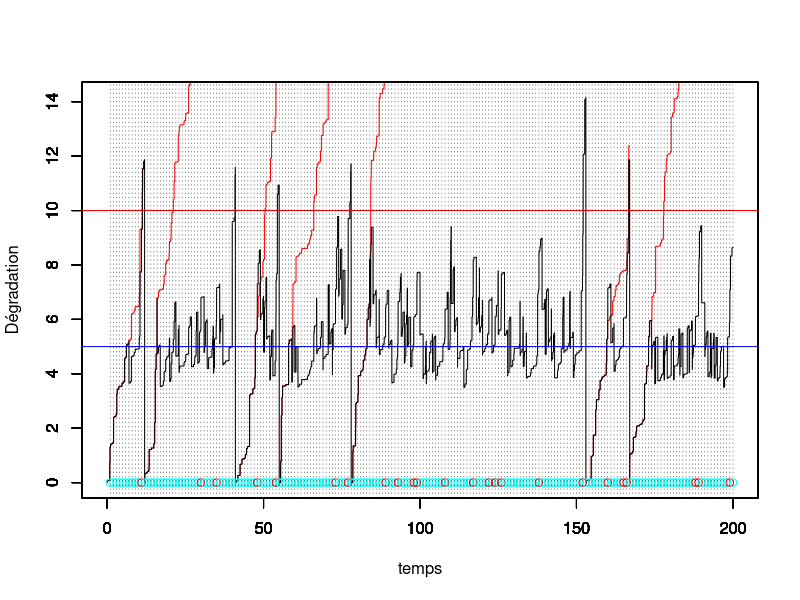
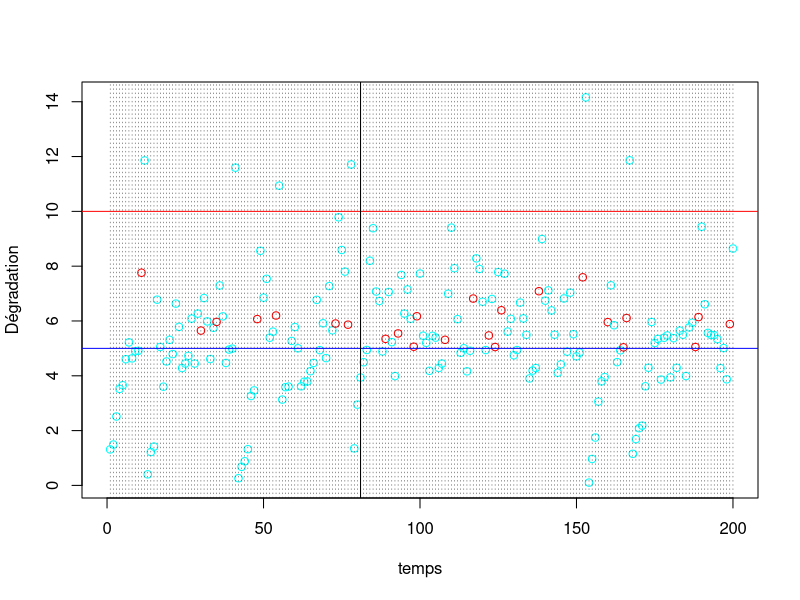
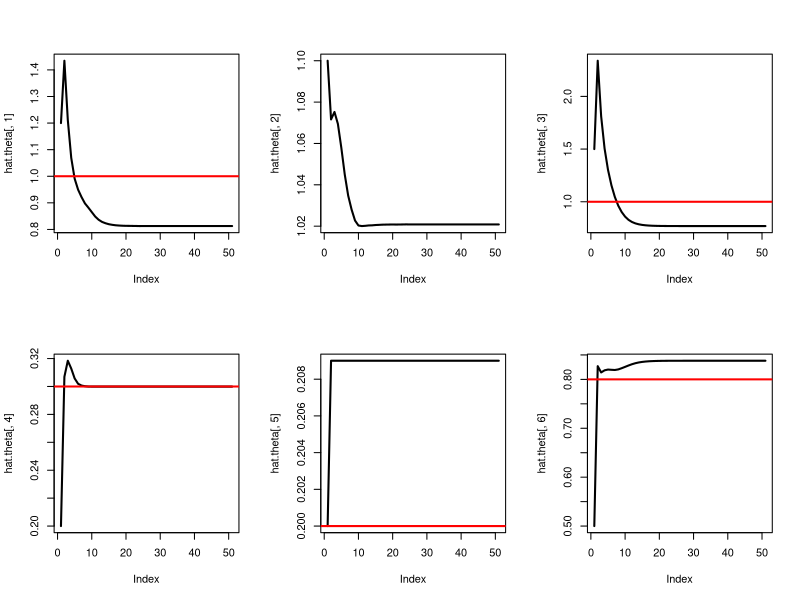

Generate these figures, in order, with R:
#### Programme de simulation lorsqu'on observe uniquement la dégradation juste avant l'inspection
#### avec deux effets de la maintenance :
#### ARD inf avec rho in [0,1] avec proba p
#### ARD inf avec rho' pour les réparations néfastes avec proba 1-p



rm(list=ls())
library(ggplot2)
library(tidyverse)

tau <- 1 # intervalle inter-inspection
rho <- 0.3 # parametre ARDinf pour les maintenances efficaces avec proba p
rho_w <- 0.2 # parametre ARDinf pour les maintenances néfastes avec proba 1-p
p <- 0.8 # proba que la maintenance préventive soit efficace


L <- 5 # seuil pour MP
M <- 10 # seuil pout MC
tps.final <- 200 # fenêtre d'observation du processus

id.newcycle <- FALSE # Initialisation du nb de cycle de renouvellement

#set.seed(123)
# Simulation d'un processus gamma jusqu'au temps final
pas = 0.01 # pas de temps pour simuler le processus

alpha = 1 # paramètre de forme de Gamma a = alpha (t)^beta
beta = 1 # paramètre de forme  de Gamma
b=1   # paramètre d'échelle du Gamma
temps = seq(from = 0,to = tps.final,by = pas)

theta <-c(alpha,beta,b,rho,rho_w,p)


n=length(temps)

nb.inspections<- floor(tps.final/tau) # nombre d'inspections max pendant la fenêtre d'observation.

temps.insp<-temps[tau/pas*(1:nb.inspections)+1] # temps des inspections (t_i dans le papier)

obs<-numeric(nb.inspections) # données observées (pendant les inspections, à t_j^-)
vect.b<-rep(1,nb.inspections) # données non observées =1 si PM efficace, 0 si worse
Delta.P <-rep(0,nb.inspections) # Données observées = 1 si renouvellement

j<-1 # indicateur prochaine inspection
j.newcycle <- 0 # identifier le j où nouveau cycle
nb.cycles <- 1 # compteur de cycles

x=matrix(nrow=nb.inspections,ncol = n) # processus Gamma simulé, nb.lignes = nb.cycles
x[nb.cycles,1] = 0     # initialisation du processus Gamma = 0 à t=0
for(i in 2:n){
  x[nb.cycles,i] = x[nb.cycles,i-1] + rgamma(1,scale = b, shape = alpha*(temps[i]^beta-temps[i-1]^beta))
}
y=numeric(n) # processus Gamma maintenu
y.tilde=numeric(n) # processus Gamma maintenu
y[1]<-0
y.tilde[1]<-0

while (j<=nb.inspections) {
  # boucle sur un cycle de renouvellement
  if (id.newcycle){
    # on resimule un x depuis 0
    x[nb.cycles,1] = 0     # initialisation du processus Gamma = 0 à t=0
    for(i in 2:n){
      x[nb.cycles,i] = x[nb.cycles,i-1] + rgamma(1,scale = b, shape = alpha*(temps[i]^beta-temps[i-1]^beta))
    }
    id.newcycle <- FALSE
  }
  
  y.tilde[((j-1)*tau/pas+2):(j*(tau/pas)+1)]<-y[((j-1)*tau/pas+2):(j*(tau/pas)+1)]<-y[(j-1)*tau/pas+1]+ x[nb.cycles,((j-j.newcycle-1)*tau/pas+2):((j-j.newcycle)*(tau/pas)+1)]- x[nb.cycles,(j-j.newcycle-1)*tau/pas+1]
  
  obs[j]<-y[j*tau/pas+1] # état dégradation à l'inspection (t_j^-)
  
  if (obs[j] < L) {
    print("no action")
  } else {
    if (obs[j]<M) {
      u<-runif(1)
      if (u>p) vect.b[j]<-0
      ifelse(u<=p,y[j*tau/pas+1]<-(1-rho)*y[j*tau/pas+1],y[j*tau/pas+1]<-(1+rho_w)*y[j*tau/pas+1])
       # on écrase (ARD infini)
    } else {
      y[j*tau/pas+1]<-0
      id.newcycle <- TRUE
      j.newcycle <- j
      nb.cycles <- nb.cycles+1
      Delta.P[j]<-1
    }
  }
  j<-j+1
}

vect.u <- (obs<M)*(obs>L) # indicatrice u_i


#df <- data.frame(temps,x,y)
#mygraph <- ggplot(df,aes(x = temps)) +  
#  geom_line(aes(y = y), color = "darkred") +
#  geom_line(aes(y = x), color="steelblue", linetype="twodash") +
#  geom_abline(slope = 0,intercept = L,color="blue") +
#  geom_abline(slope = 0,intercept = M,color="red")


temps.cycle<-c(0,tau*which(obs>M),tps.final)
indice.temps.cycle <- c(1,tau/pas*(which(obs>M))+1,length(temps))


for (k in 1:nb.cycles){
  plot(temps[indice.temps.cycle[k]:indice.temps.cycle[k+1]],x[k,1:(indice.temps.cycle[k+1]-indice.temps.cycle[k]+1)],col="red",type="l",ylim = c(0,max(y.tilde)),xlim = c(0,tps.final),xlab="",ylab="")
  par(new=T)
}

plot(temps,y.tilde,type="l",ylim=c(0,max(y.tilde)),xlim = c(0,tps.final),ylab="",xlab="")


par(new=T)
vect.b.fact <- factor(vect.b)
mescouleurs <- rainbow(length(levels(vect.b.fact)))
plot(tau*(1:nb.inspections),numeric(length = nb.inspections),ylim=c(0,max(y.tilde)),type="p",xlim = c(0,tps.final),xlab = "temps",ylab="Dégradation",col=mescouleurs[vect.b.fact])
abline(h=L,col="blue")
abline(h=M,col="red")
abline(v=tau*(1:nb.inspections), lty =3, col = grey(0.1), lwd = 0.45)

vect.b.fact <- factor(vect.b)
mescouleurs <- rainbow(length(levels(vect.b.fact)))
plot(1:nb.inspections,obs,type="p",xlim = c(0,tps.final),xlab = "temps",ylab="Dégradation",col=mescouleurs[vect.b.fact])
abline(h=L,col="blue")
abline(h=M,col="red")
abline(v=tau*(1:nb.inspections), lty =3, col = grey(0.1), lwd = 0.45)
abline(v=81)




#abline(v = tau*(1:nb.inspection))

#####################################
############## Algo EM ##############
#####################################

# initialisation des paramètres
K<- 50

hat.theta<-matrix(nrow=K+1,ncol=6)
hat.theta[1,] <- c(1.2,1.1,1.5,0.2,0.2,0.5) # (alpha,beta,b,rho,rho^\prime,p)

# On ne définit les p.tildes[i] que lorsque u_{i-1}=1 
ind.u<-which(vect.u[1:(nb.inspections-1)]==1)

# Indice intervenant dans les sommes (i.e tel que u_{i-1}=1)
ind.i.u<-rep(0,nb.inspections)
ind.i.u[ind.u+1] <- 1

# indice i lorsque Delta_{i-1}=1
ind.Delta<-which(Delta.P==1)

ind.i.Delta<-rep(0,nb.inspections)
ind.i.Delta[ind.Delta+1] <- 1

#Définition des y_{t_{i-1}}
obs.pre<-c(0,obs[1:(nb.inspections-1)])*(1-ind.i.Delta)

temps.insp.pre <- c(0,temps.insp[1:(nb.inspections-1)])

data <- data.frame(temps.insp,temps.insp.pre,obs,obs.pre,vect.u,vect.b,ind.i.u,Delta.P,ind.i.Delta)



data1 <- filter(data,ind.i.u==1) # On ne garde que les y_i tq u_{i-1}=1
#data0 <- filter(data,ind.i.u==0)

delta <- hat.theta[1,1]*(data$temps.insp^hat.theta[1,2]-data$temps.insp.pre^hat.theta[1,2])



  
#p.tilde <- (hat.theta[1,6]*dgamma(obs-(1-c(0,Delta.P[1:(nb.inspections-1)]))*(1-hat.theta[1,4])^(c(0,vect.u[1:(nb.inspections-1)]))*c(0,obs[1:(nb.inspections-1)]),delta,rate=hat.theta[1,3]))/(hat.theta[1,6]*dgamma(obs-(1-c(0,Delta.P[1:(nb.inspections-1)]))*(1-hat.theta[1,4])^(c(0,vect.u[1:(nb.inspections-1)]))*c(0,obs[1:(nb.inspections-1)]),delta,rate=hat.theta[1,3])+(1-hat.theta[1,6])*dgamma(obs-(1-c(0,Delta.P[(nb.inspections-1)]))*(1+hat.theta[1,5])^(c(0,vect.u[1:(nb.inspections-1)]))*c(0,obs[1:(nb.inspections-1)]),delta,rate=hat.theta[1,3]))

# p.tilde uniquement défini lorsque u_{i-1}=1

p.tilde <- ifelse(data1$obs/data1$obs.pre<=1,1,(hat.theta[1,6]*dgamma(data$obs[ind.i.u==1]-(1-hat.theta[1,4])*data$obs.pre[ind.i.u==1],delta[ind.i.u==1],rate=hat.theta[1,3]))/(hat.theta[1,6]*dgamma(data$obs[ind.i.u==1]-(1-hat.theta[1,4])*data$obs.pre[ind.i.u==1],delta[ind.i.u==1],rate=hat.theta[1,3])+(1-hat.theta[1,6])*dgamma(data$obs[ind.i.u==1]-(1+hat.theta[1,5])*data$obs.pre[ind.i.u==1],delta[ind.i.u==1],rate=hat.theta[1,3])))



data.temp<-data.frame(data1,p.tilde)
data1.rhow<-filter(data.temp,p.tilde<1)

# Définition de la borne inf pour rho
lower.rho <- max(1-data1$obs/data1$obs.pre)

# Définition de la borne sup pour rhow en enlevant les cas où p.tilde = 1
upper.rhow <- min(data1.rhow$obs/data1.rhow$obs.pre-1)




#data1.rho<-filter(data1,comp.p.tilde>0)

# forcer les p.tilde = 1 lorsque y_i/y_{i-1}<1 !

# p.tilde[which(data1$obs/data1$obs.pre<=1)] <- 1

for (k in 2:(K+1)){
  hat.theta[k,6]<-mean(p.tilde) # mise à jour de p
  # Calcul des delta_i
  num.b<-sum(hat.theta[k-1,1]*(temps.insp^hat.theta[k-1,2]-(c(0,temps.insp[1:(nb.inspections-1)]))^hat.theta[k-1,2]))
  
  det.b.1 <- sum(data$obs[ind.i.u==0]-data$obs.pre[ind.i.u==0])
  det.b.2 <- sum(p.tilde*(data$obs[ind.i.u==1]-(1-hat.theta[k-1,4])*data$obs.pre[ind.i.u==1])+(1-p.tilde)*(data$obs[ind.i.u==1]-(1+hat.theta[k-1,5])*data$obs.pre[ind.i.u==1]))
 
  det.b<-det.b.1+det.b.2  
  hat.theta[k,3]<-num.b/det.b # mise à jour de b
  
  # Pour la mise à jour de rho et rho_w, on utilise optim car uniroot ne marche pas... 
  # En effet, plusieurs valeurs annulent la dérivée...
  
  f.rho <- Vectorize(function(x){
    y.rho <- data$obs[ind.i.u==1] - (1-x)*data$obs.pre[ind.i.u==1]
     
    logy.rho<-ifelse(y.rho<=0,-Inf,log(y.rho))
    
    return(-hat.theta[k,3]*sum(p.tilde*y.rho)+sum(p.tilde*(delta[ind.i.u==1]-1)*logy.rho))
  })
  hat.theta[k,4]<-optimize(f.rho,c(lower.rho,1),maximum = T)$maximum
  
  f.rhow <- Vectorize(function(x){
    
    # UNE COUILLE ICI 
    # cond <- (p.tilde < 1) & (ind.i.u == 1)
    delta.rhow <- hat.theta[k,1]*(data1.rhow$temps.insp^hat.theta[k,2]-data1.rhow$temps.insp.pre^hat.theta[k,2])
    # 
    y.rhow <-data1.rhow$obs - (1+x)*data1.rhow$obs.pre
    logy.rhow<-ifelse(y.rhow<=0,-Inf,log(y.rhow))
    return(-hat.theta[k,3]*sum((1-data1.rhow$p.tilde)*y.rhow)+sum((1-data1.rhow$p.tilde)*(delta.rhow-1)*logy.rhow))
  })
  
  
  hat.theta[k,5]<-optimize(f.rhow,c(0,upper.rhow),maximum = T)$maximum
  
  # Mise à jour de alpha et beta
  
  y.u.0 <- data$obs[ind.i.u==0]-(1-Delta.P[ind.i.u==0])*data$obs.pre[ind.i.u==0]
  y.rho  <- data$obs[ind.i.u==1]-(1-hat.theta[k,4])*data$obs.pre[ind.i.u==1]
  y.rhow <- data$obs[ind.i.u==1]-(1+hat.theta[k,5])*data$obs.pre[ind.i.u==1]
  logy.u.O <- ifelse(y.u.0<=0,-Inf,log(y.u.0))
  logy.rho<-ifelse(y.rho<=0,-Inf,log(y.rho))
  logy.rhow<-ifelse(y.rhow<=0,-Inf,log(y.rhow))
  
  
  f.ab <- function(x){
    delta.u.0 <- x[1]*(data$temps.insp[ind.i.u==0]^x[2]-data$temps.insp.pre[ind.i.u==0]^x[2])
    delta.u.1 <- x[1]*(data$temps.insp[ind.i.u==1]^x[2]-data$temps.insp.pre[ind.i.u==1]^x[2])
    delta.n   <- x[1]*(data$temps.insp^x[2]-data$temps.insp.pre^x[2]) # tous les delta_i
  
    return(sum(delta.n)*log(hat.theta[k,3])-sum(log(gamma(delta.n)))+sum((delta.u.0-1)*logy.u.O)+sum(p.tilde*(delta.u.1-1)*logy.rho+(1-p.tilde)*(delta.u.1-1)*ifelse(p.tilde==1,0,logy.rhow)))
  }
  hat.theta[k,1:2]<-optim(hat.theta[k-1,1:2],f.ab,control=list(fnscale=-1))$par
  
  
  
  # Mise à jour des delta.i
  delta <- hat.theta[k,1]*(data$temps.insp^hat.theta[k,2]-data$temps.insp.pre^hat.theta[k,2])
  
  # Mise à jour des p.tilde
  p.tilde <- ifelse(data1$obs/data1$obs.pre<=1,1,(hat.theta[k,6]*dgamma(data$obs[ind.i.u==1]-(1-hat.theta[k,4])*data$obs.pre[ind.i.u==1],delta[ind.i.u==1],rate=hat.theta[k,3]))/(hat.theta[k,6]*dgamma(data$obs[ind.i.u==1]-(1-hat.theta[k,4])*data$obs.pre[ind.i.u==1],delta[ind.i.u==1],rate=hat.theta[k,3])+(1-hat.theta[k,6])*dgamma(data$obs[ind.i.u==1]-(1+hat.theta[k,5])*data$obs.pre[ind.i.u==1],delta[ind.i.u==1],rate=hat.theta[k,3])))
  
  
  data.temp <- data.frame(data1,p.tilde)
  data1.rhow <- filter(data.temp,p.tilde<1)
  upper.rhow <- min(data1.rhow$obs/data1.rhow$obs.pre-1)
  
  
  print(paste("la valeur de alpha à l'étape ",k," est : ",hat.theta[k,1]))
  print(paste("la valeur de beta à l'étape ",k," est : ",hat.theta[k,2]))
  print(paste("la valeur de b à l'étape ",k," est : ",hat.theta[k,3]))
  print(paste("la valeur de rho à l'étape ",k," est : ",hat.theta[k,4]))
  print(paste("la valeur de rho_w à l'étape ",k," est : ",hat.theta[k,5]))
  print(paste("la valeur de p à l'étape ",k," est : ",hat.theta[k,6]))
  print("==============================================================")
}

# Identifier les p.tildes <1
ind.poor.maintenance <- which(data1$vect.b==0)

# Maintenance où yappartient à [L,M]
cbind(temps.insp[ind.u],vect.b[ind.u],1-p.tilde)

# PLOT 
par(mfrow = c(2, 3))
plot(hat.theta[, 1], type = "l", lwd = 2)
abline(h = alpha, col = "red", lwd = 2)
plot(hat.theta[, 2], type = "l", lwd = 2)
abline(h = beta, col = "red", lwd = 2)
plot(hat.theta[, 3], type = "l", lwd = 2)
abline(h = b, col = "red", lwd = 2)
plot(hat.theta[, 4], type = "l", lwd = 2)
abline(h = rho, col = "red", lwd = 2)
plot(hat.theta[, 5], type = "l", lwd = 2)
abline(h = rho_w, col = "red", lwd = 2)
plot(hat.theta[, 6], type = "l", lwd = 2)
abline(h = p, col = "red", lwd = 2)
